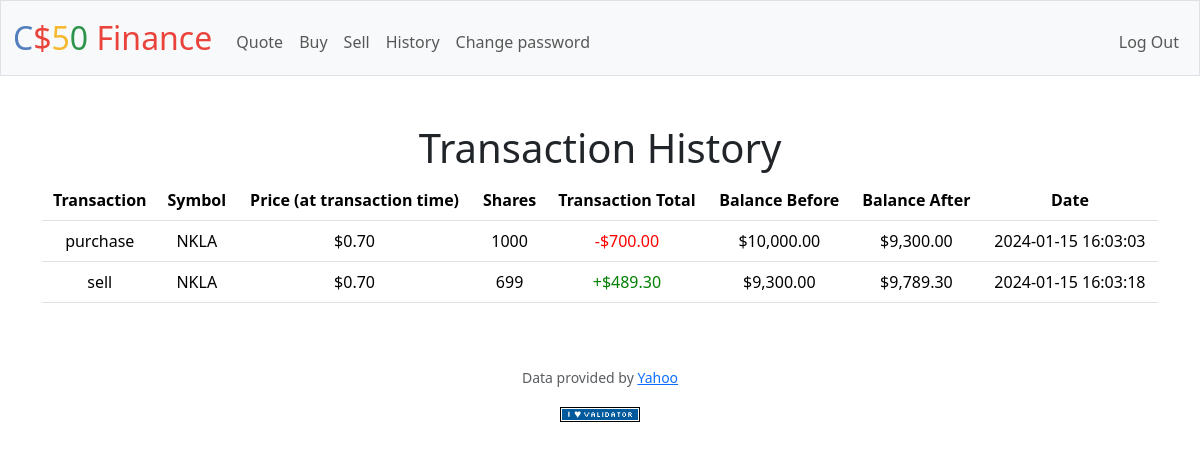
Screenshot of /history (signed in) with the database file from the repository.
### tables this page shows
CREATE TABLE transactions (
id INTEGER PRIMARY KEY AUTOINCREMENT NOT NULL,
user_id INTEGER NOT NULL,
transaction_type TEXT NOT NULL,
stock_symbol TEXT NOT NULL,
stock_price NUMERIC NOT NULL,
shares INTEGER NOT NULL ,
total NUMERIC NOT NULL,
balance_before NUMERIC NOT NULL,
balance_after NUMERIC NOT NULL,
timestamp_column TIMESTAMP DEFAULT CURRENT_TIMESTAMP,
FOREIGN KEY(user_id) REFERENCES users(id)
);

### app.py (the view)
@app.route("/history")
@login_required
def history():
    rows = db.execute("SELECT * FROM transactions WHERE user_id=? ORDER BY timestamp_column", session["user_id"])
    return render_template("history.html", rows=rows)

### app.py (called while the page is built)
@app.after_request
def after_request(response):
    response.headers["Cache-Control"] = "no-cache, no-store, must-revalidate"
    response.headers["Expires"] = 0
    response.headers["Pragma"] = "no-cache"
    return response

### helpers.py (called while the page is built)
def login_required(f):
    @wraps(f)
    def decorated_function(*args, **kwargs):
        if session.get("user_id") is None:
            return redirect("/login")
        return f(*args, **kwargs)
    return decorated_function

def usd(value):
    return f"${value:,.2f}"

### templates/history.html (shortened to what this page needs)
{% extends "layout.html" %}
{% block main %}
<h1> Transaction History</h1>
<table class="table table-hover"">
  <thead>
    <tr>
      <th scope="col">Transaction</th>
      <th scope="col">Symbol</th>
      <th scope="col">Price (at transaction time)</th>
      <th scope="col">Shares</th>
      <th scope="col">Transaction Total</th>
      <th scope="col">Balance Before</th>
      <th scope="col">Balance After</th>
      <th scope="col">Date</th>
    </tr>
  </thead>
  <tbody>
        {% for row in rows %}
        <tr>
            <td >{{ row.transaction_type }}</td>
            <td>{{ row.stock_symbol }}</td>
            <td>{{ row.stock_price | usd}}</td>
            <td>{{ row.shares }}</td>
            {% if row.transaction_type == "purchase" %}
                <td style="color: red;">-{{ row.total | usd}}</td>
            {% elif row.transaction_type == "sell" %}
                <td style="color: green;">+{{ row.total | usd}}</td>
            {% endif %}
            <td>{{ row.balance_before | usd}}</td>
            <td>{{ row.balance_after | usd}}</td>
            <td>{{ row.timestamp_column }}</td>
        </tr>
        {% endfor %}
    </tbody>
</table>
{% endblock %}

### rows the page displays
transactions: transaction_type "purchase", stock_symbol "NKLA", stock_price "$0.70", shares "1000", total "$700.00", balance_before "$10,000.00", balance_after "$9,300.00", timestamp_column "2024-01-15 16:03:03"
transactions: transaction_type "sell", stock_symbol "NKLA", stock_price "$0.70", shares "699", total "$489.30", balance_before "$9,300.00", balance_after "$9,789.30", timestamp_column "2024-01-15 16:03:18"
